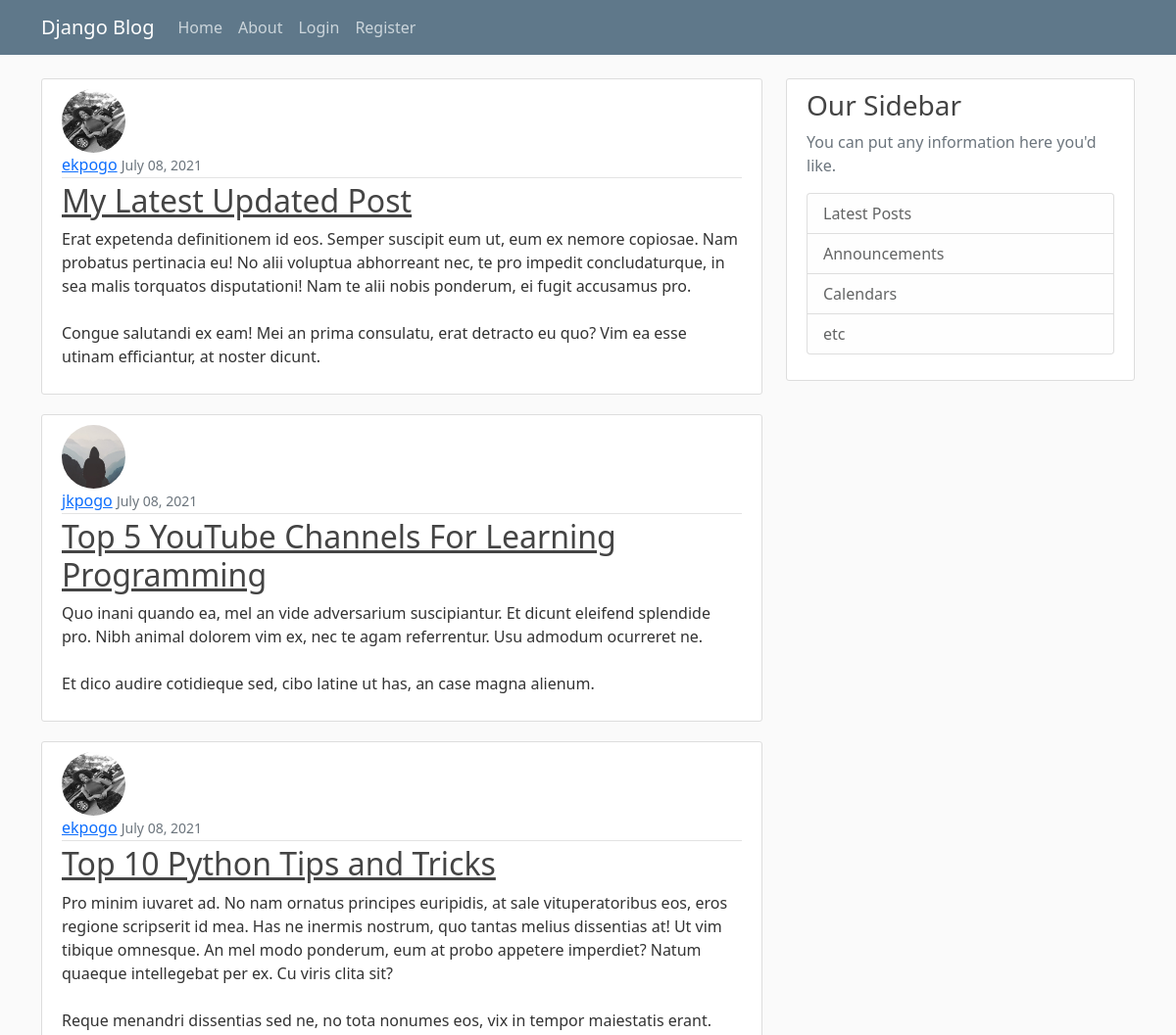
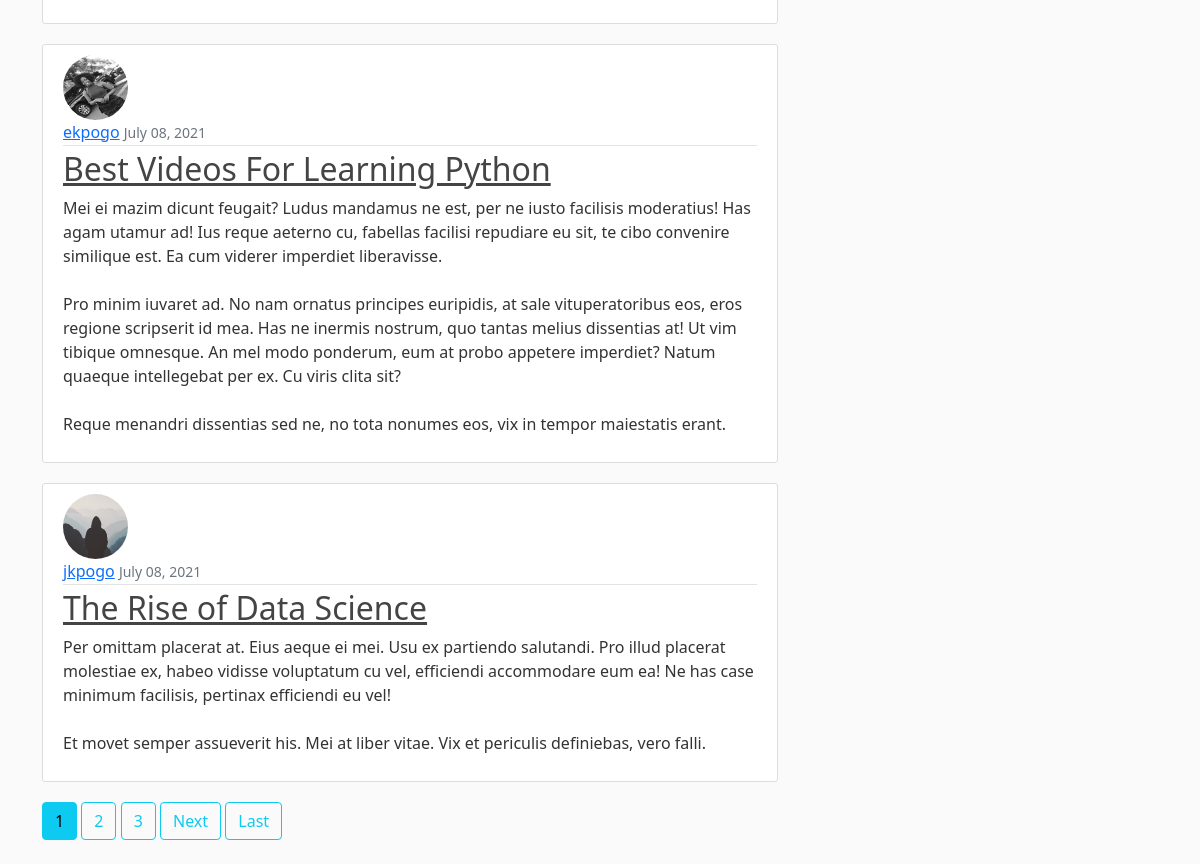
The page / on the database its author committed (2 pictures, top to bottom).
### blog/models.py (models this page shows, shortened)
class Post(models.Model):
    title = models.CharField(max_length=100)
    content = models.TextField()
    date_posted = models.DateTimeField(default=timezone.now)
    author = models.ForeignKey(User, on_delete=models.CASCADE)

### users/models.py (models this page shows, shortened)
class Profile(models.Model):
    user = models.OneToOneField(User, on_delete=models.CASCADE)
    image = models.ImageField(default='default.jpg',upload_to='profile_pics')
    phone_number = PhoneField(blank=True)

### blog/views.py (the view)
# urls.py: path('', PostListView.as_view(), name='blog-home'),
class PostListView(ListView):
    model = Post
    template_name ='blog/home.html'
    context_object_name = 'posts'
    ordering = ['-date_posted']
    paginate_by = 5

### blog/templates/blog/home.html (shortened to what this page needs)
{% extends 'blog/base.html'%}
{% block content %}
  {% for post in posts%}
    <article class="media content-section">
      <img class="rounded-circle article-img" src="{{post.author.profile.image.url}}" alt="">
      <div class="media-body">
        <div class="article-metadata">
          <a class="mr-2" href="#">{{ post.author }}</a>
          <small class="text-muted">{{ post.date_posted|date:'F d, Y' }}</small>
        </div>
        <h2><a class="article-title" href="{% url 'post-detail' post.id %}">{{ post.title }}</a></h2>
        <p class="article-content">{{ post.content }}</p>
      </div>
    </article>
  {% endfor %}
  {% if is_paginated%}
      {% for num in page_obj.paginator.page_range %}
          {% if page_obj.number == num %}
            <a href="?page={{num}}" class="btn btn-info mb-4">{{ num }}</a>
          {% elif num > page_obj.number|add:'-3' and num < page_obj.number|add:'3' %}
            <a href="?page={{num}}" class="btn btn-outline-info mb-4">{{ num }}</a>
          {% endif %}
      {% endfor %}
      {% if page_obj.has_next %}
        <a href="?page={{ page_obj.next_page_number}}" class="btn btn-outline-info mb-4">Next</a>
        <a href="?page={{ page_obj.paginator.num_pages}}" class="btn btn-outline-info mb-4">Last</a>
      {% endif %}
  {% endif %}
{% endblock content %}

### blog/static/blog/main.css (style rules this page uses)
body { background: #fafafa; color: #333333; margin-top: 5rem; }
h1, h2, h3, h4, h5, h6 { color: #444444; }
.content-section { background: #ffffff; padding: 10px 20px; border: 1px solid #dddddd; border-radius: 3px; margin-bottom: 20px; }
.article-title { color: #444444; }
.article-content { white-space: pre-line; }
.article-img { height: 65px; width: 65px; margin-right: 16px; }
.article-metadata { padding-bottom: 1px; margin-bottom: 4px; border-bottom: 1px solid #e3e3e3 }

### rows shown on the page
Post: author.profile.image (picture), author "ekpogo", date_posted "July 08, 2021", title "My Latest Updated Post", content "Erat expetenda definitionem id eos. Semper suscipit eum ut, eum ex nemore copiosae. Nam probatus pertinacia eu! No alii voluptua abhorreant nec, te pro impedit concludaturque, in sea malis torquatos disputationi! Nam te alii nobis ponderum, ei fugit accusamus pro. Congue salutandi ex eam! Mei an prima consulatu, erat detracto eu quo? Vim ea esse utinam efficiantur, at noster dicunt."
Post: author.profile.image (placeholder picture), author "jkpogo", date_posted "July 08, 2021", title "Top 5 YouTube Channels For Learning Programming", content "Quo inani quando ea, mel an vide adversarium suscipiantur. Et dicunt eleifend splendide pro. Nibh animal dolorem vim ex, nec te agam referrentur. Usu admodum ocurreret ne. Et dico audire cotidieque sed, cibo latine ut has, an case magna alienum."
Post: author.profile.image (picture), author "ekpogo", date_posted "July 08, 2021", title "Top 10 Python Tips and Tricks", content "Pro minim iuvaret ad. No nam ornatus principes euripidis, at sale vituperatoribus eos, eros regione scripserit id mea. Has ne inermis nostrum, quo tantas melius dissentias at! Ut vim tibique omnesque. An mel modo ponderum, eum at probo appetere imperdiet? Natum quaeque intellegebat per ex. Cu viris clita sit? Reque menandri dissentias sed ne, no tota nonumes eos, vix in tempor maiestatis erant."
Post: author.profile.image (picture), author "ekpogo", date_posted "July 08, 2021", title "Best Videos For Learning Python", content "Mei ei mazim dicunt feugait? Ludus mandamus ne est, per ne iusto facilisis moderatius! Has agam utamur ad! Ius reque aeterno cu, fabellas facilisi repudiare eu sit, te cibo convenire similique est. Ea cum viderer imperdiet liberavisse. Pro minim iuvaret ad. No nam ornatus principes euripidis, at sale vituperatoribus eos, eros regione scripserit id mea. Has ne inermis nostrum, quo tantas melius dissentias at! Ut vim tibique omnesque. An mel modo ponderum, eum at probo appetere imperdiet? Natum quaeque intellegebat per ex. Cu viris clita sit? Reque menandri dissentias sed ne, no tota nonumes eos, vix in tempor maiestatis erant."
Post: author.profile.image (placeholder picture), author "jkpogo", date_posted "July 08, 2021", title "The Rise of Data Science", content "Per omittam placerat at. Eius aeque ei mei. Usu ex partiendo salutandi. Pro illud placerat molestiae ex, habeo vidisse voluptatum cu vel, efficiendi accommodare eum ea! Ne has case minimum facilisis, pertinax efficiendi eu vel! Et movet semper assueverit his. Mei at liber vitae. Vix et periculis definiebas, vero falli."

### other values the page prints
{{ num }} "1"
{{ num }} "2" "3"
